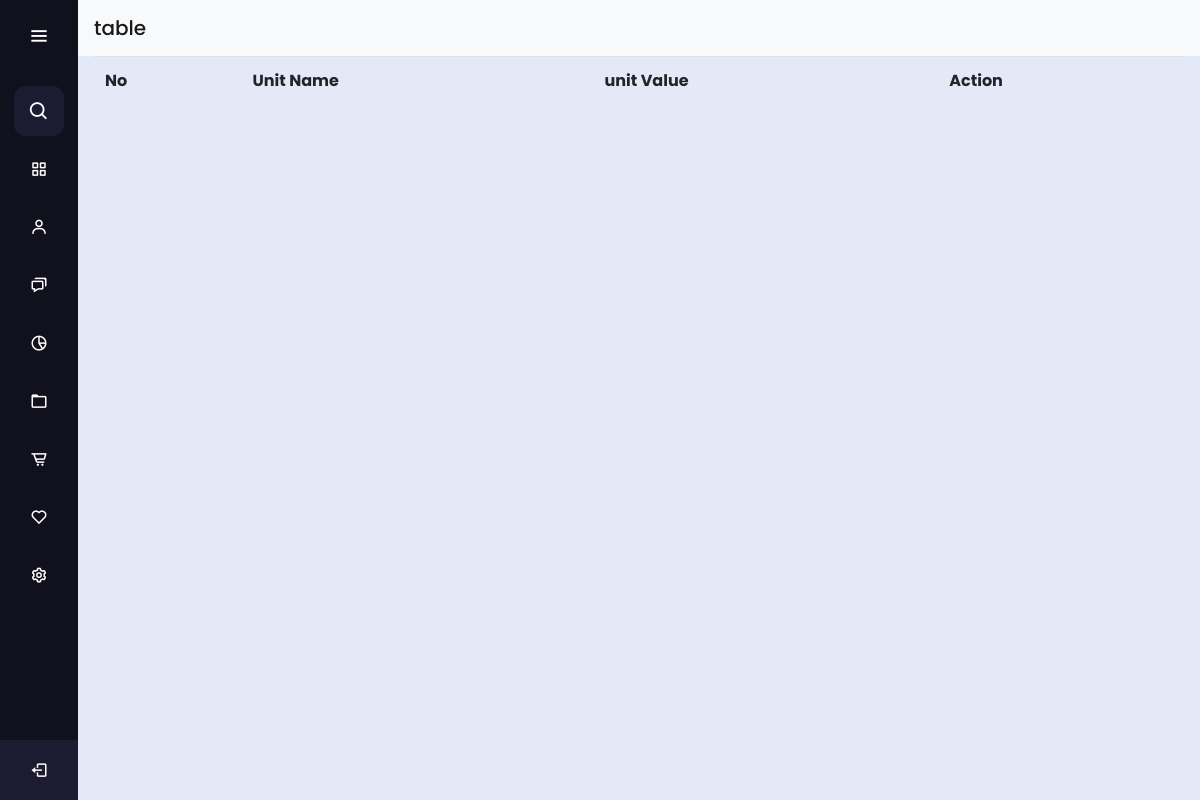
The page /unitable on the database as committed earlier.
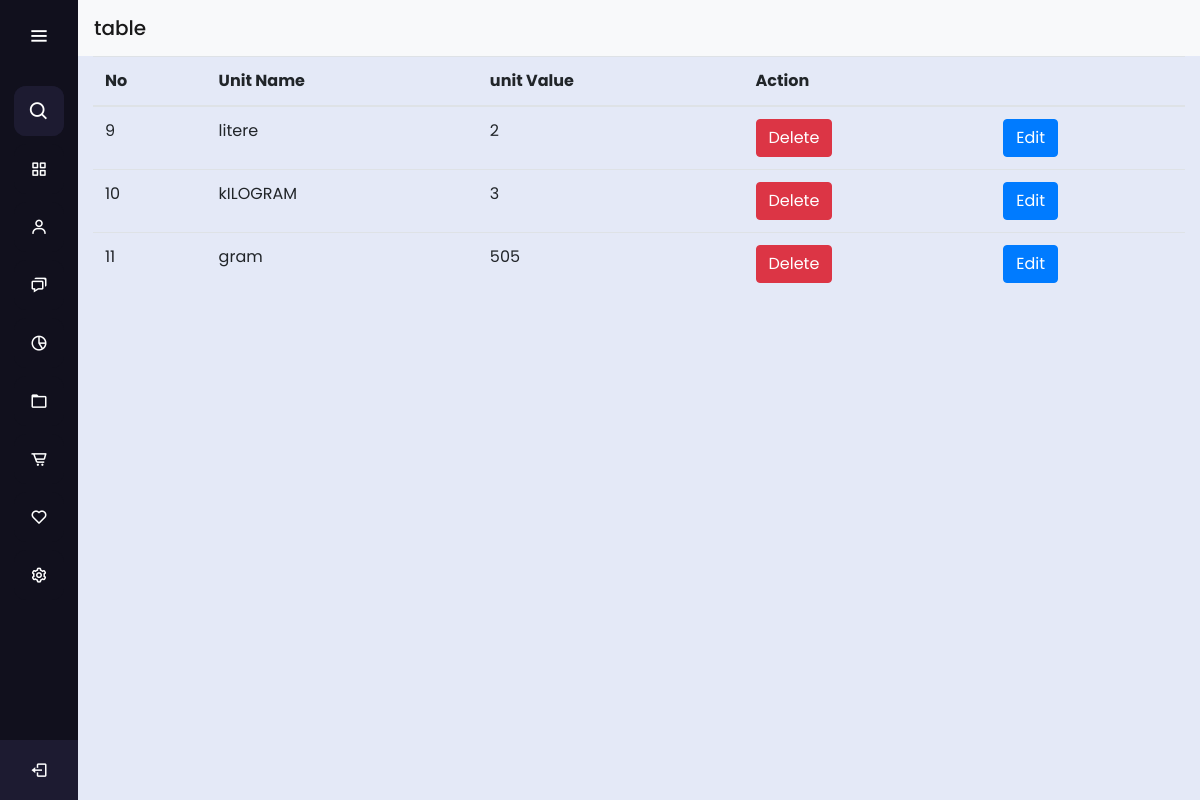
The same page on the database as committed later.
### restaurantapp/models.py (models this page shows, shortened)
class Unit(models.Model):
    UnitName=models.CharField(max_length=200)
    UnitValue=models.IntegerField()

### restaurantapp/views.py (the view)
# urls.py: path('unitable',unitable , name="unitabel"),
def unitable(request):
    userinput = Unit.objects.all()
    return render(request,'unit/table_unit.html',{"userdata":userinput})

### templates/unit/table_unit.html (shortened to what this page needs)
{% extends 'base.html' %}
{% load static %}
{% block content %}
<div class="container-flud">
    <nav class="navbar navbar-light bg-light">
      <span class="navbar-brand mb-0 h1">table</span>
    </nav>
  </div>
<div class="container d-flex justify-content-center">
    <table class="table">
        <tr>
            <th>No</th>
            <th>Unit Name</th>
            <th>unit Value</th>
            <th colspan="2">Action</th>
        </tr>
        <tbody>
            {% for x in userdata  %}
              <tr>
                <td>{{x.id}}</td>
                <td>{{x.UnitName}}</td>
                <td>{{x.UnitValue }}</td>
                <td><a href="{% url 'delete' x.id  %}" class="btn btn-danger">Delete</a></td>
                <td><a href="{% url 'unitedit' x.id  %}" class="btn btn-primary">Edit</a></td>
              </tr>
            {% endfor %}
        </tbody>
    </table>
</div>
{% endblock content %}

### templates/base.html (shortened to what this page needs)
{% load static %}
<!DOCTYPE html>
<html lang="en">
<head>
    <link rel="stylesheet" href="{% static "base_style.css" %}">
    <link href='https://unpkg.com/boxicons@2.0.7/css/boxicons.min.css' rel='stylesheet'>
    <link rel="stylesheet" href="https://cdn.jsdelivr.net/npm/bootstrap@4.6.2/dist/css/bootstrap.min.css">
</head>
<body>
     <div class="sidebar">
    <div class="logo-details">
        <i class='bx bx-menu' id="btn" ></i>
    </div>
    <ul class="nav-list">
      <li>
          <i class='bx bx-search' ></i>
      </li>
      <li>
        <a href="{% url 'home' %}">
          <i class='bx bx-grid-alt'></i>
        </a>
      </li>
      <li>
       <a href="{% url 'unit' %}">
         <i class='bx bx-user' ></i>
       </a>
     </li>
     <li>
       <a href="{% url 'unitabel' %}">
         <i class='bx bx-chat' ></i>
       </a>
     </li>
     <li>
       <a href="#">
         <i class='bx bx-pie-chart-alt-2' ></i>
       </a>
     </li>
     <li>
       <a href="#">
         <i class='bx bx-folder' ></i>
       </a>
     </li>
     <li>
       <a href="#">
         <i class='bx bx-cart-alt' ></i>
       </a>
     </li>
     <li>
       <a href="#">
         <i class='bx bx-heart' ></i>
       </a>
     </li>
     <li>
       <a href="#">
         <i class='bx bx-cog' ></i>
       </a>
     </li>
     <li class="profile">
         <div class="profile-details">
           <div class="name_job">
             <div class="name">Prem Shahi</div>
             <div class="job">Web designer</div>
           </div>
         </div>
         <i class='bx bx-log-out' id="log_out" ></i>
     </li>
    </ul>
  </div>
  <section class="home-section">
    {% block content %}{% endblock content %}
  </section>
</body>
</html>

### static/base_style.css (style rules this page uses)
* { margin: 0; padding: 0; box-sizing: border-box; font-family: "Poppins" , sans-serif; }
.sidebar { position: fixed; left: 0; top: 0; height: 100%; width: 78px; background: #11101D; padding: 6px 14px; z-index: 99; transition: all 0.5s ease; }
.sidebar .logo-details { height: 60px; display: flex; align-items: center; position: relative; }
.sidebar .logo-details #btn { position: absolute; top: 50%; right: 0; transform: translateY(-50%); font-size: 22px; transition: all 0.4s ease; font-size: 23px; text-align: center; cursor: pointer; transition: all 0.5s ease; }
.sidebar i { color: #fff; height: 60px; min-width: 50px; font-size: 28px; text-align: center; line-height: 60px; }
.sidebar .nav-list { margin-top: 20px; height: 100%; }
.sidebar li { position: relative; margin: 8px 0; list-style: none; }
.sidebar .bx-search { position: absolute; top: 50%; left: 0; transform: translateY(-50%); font-size: 22px; background: #1d1b31; color: #FFF; }
.sidebar li a { display: flex; height: 100%; width: 100%; border-radius: 12px; align-items: center; text-decoration: none; transition: all 0.4s ease; background: #11101D; }
.sidebar li i { height: 50px; line-height: 50px; font-size: 18px; border-radius: 12px; }
.sidebar li.profile { position: fixed; height: 60px; width: 78px; left: 0; bottom: -8px; padding: 10px 14px; background: #1d1b31; transition: all 0.5s ease; overflow: hidden; }
.sidebar li .profile-details { display: flex; align-items: center; flex-wrap: nowrap; }
.sidebar li.profile .name, .sidebar li.profile .job { font-size: 15px; font-weight: 400; color: #fff; white-space: nowrap; }
.sidebar li.profile .job { font-size: 12px; }
.sidebar .profile #log_out { position: absolute; top: 50%; right: 0; transform: translateY(-50%); background: #1d1b31; width: 100%; height: 60px; line-height: 60px; border-radius: 0px; transition: all 0.5s ease; }
.home-section { position: relative; background: #E4E9F7; min-height: 100vh; top: 0; left: 78px; width: calc(100% - 78px); transition: all 0.5s ease; z-index: 2; }

Rows that differ between the two databases and show on the page:
added Unit: id "9", UnitName "litere", UnitValue "2"
added Unit: id "10", UnitName "kILOGRAM", UnitValue "3"
added Unit: id "11", UnitName "gram", UnitValue "505"
